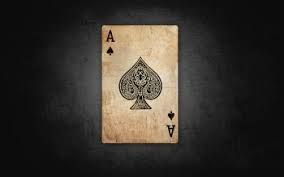
#> input picture Resources/card2.jpeg, 284 x 177 px
$ python '6_Joining-images(Part-2).py'
#> lines starting #> are read from the running program, lines starting #| are printed output that depends on the picture
import cv2
import numpy as np

img = cv2.imread("Resources/card2.jpeg")
#> img is the input picture: shape (177, 284, 3); mean B, G, R 45, 50.9, 55.4
"""
#  In order to perform horizontal and vertical stack we need both images to have same number of kernel i.e they must be both rgb or both must be grey.
imghor=np.hstack((img,img))  # horizontal Stack
imgVer=np.vstack((img,img))  # vertical Stack

"""

# Second Method
def stackImages(scale,imgArray):
    rows = len(imgArray)
    cols = len(imgArray[0])
    rowsAvailable = isinstance(imgArray[0], list)
    width = imgArray[0][0].shape[1]
    height = imgArray[0][0].shape[0]
    if rowsAvailable:
        for x in range ( 0, rows):
            for y in range(0, cols):
                if imgArray[x][y].shape[:2] == imgArray[0][0].shape [:2]:
                    imgArray[x][y] = cv2.resize(imgArray[x][y], (0, 0), None, scale, scale)
                else:
                    imgArray[x][y] = cv2.resize(imgArray[x][y], (imgArray[0][0].shape[1], imgArray[0][0].shape[0]), None, scale, scale)
                if len(imgArray[x][y].shape) == 2: imgArray[x][y]= cv2.cvtColor( imgArray[x][y], cv2.COLOR_GRAY2BGR)
        imageBlank = np.zeros((height, width, 3), np.uint8)
        hor = [imageBlank]*rows
        hor_con = [imageBlank]*rows
        for x in range(0, rows):
            hor[x] = np.hstack(imgArray[x])
        ver = np.vstack(hor)
    else:
        for x in range(0, rows):
            if imgArray[x].shape[:2] == imgArray[0].shape[:2]:
                imgArray[x] = cv2.resize(imgArray[x], (0, 0), None, scale, scale)
            else:
                imgArray[x] = cv2.resize(imgArray[x], (imgArray[0].shape[1], imgArray[0].shape[0]), None,scale, scale)
            if len(imgArray[x].shape) == 2: imgArray[x] = cv2.cvtColor(imgArray[x], cv2.COLOR_GRAY2BGR)
        hor= np.hstack(imgArray)
        ver = hor
    return ver


imgGray = cv2.cvtColor(img,cv2.COLOR_BGR2GRAY)
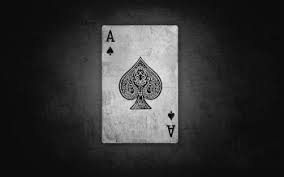
#> imgGray: shape (177, 284); min 1, max 239, mean 51.6

imgStack = stackImages(0.5,([img,imgGray,img],[img,img,img]))
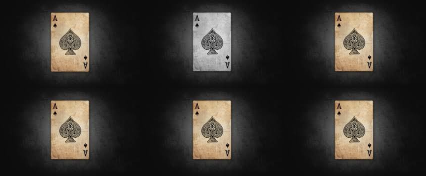
#> imgStack: shape (176, 426, 3); mean B, G, R 46, 50.9, 54.7
cv2.imshow("ImageStack",imgStack)

# cv2.imshow("Horizontal",imghor)
# cv2.imshow("Vertical",imgVer)

cv2.waitKey(0)

$ run again, with Resources/adaptiveml.png saved as Resources/card2.jpeg
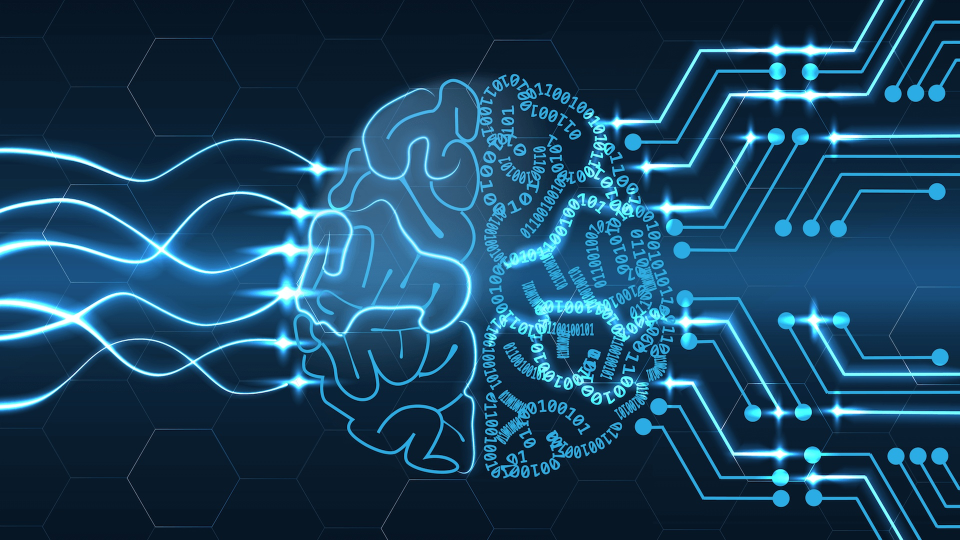
#> input picture Resources/adaptiveml.png, 1920 x 1080 px (shown at 1/2 size)
#> img is the input picture: shape (1080, 1920, 3); mean B, G, R 94.6, 66.7, 25.5
#> `imgGray = cv2.cvtColor(img,cv2.COLOR_BGR2GRAY)`:
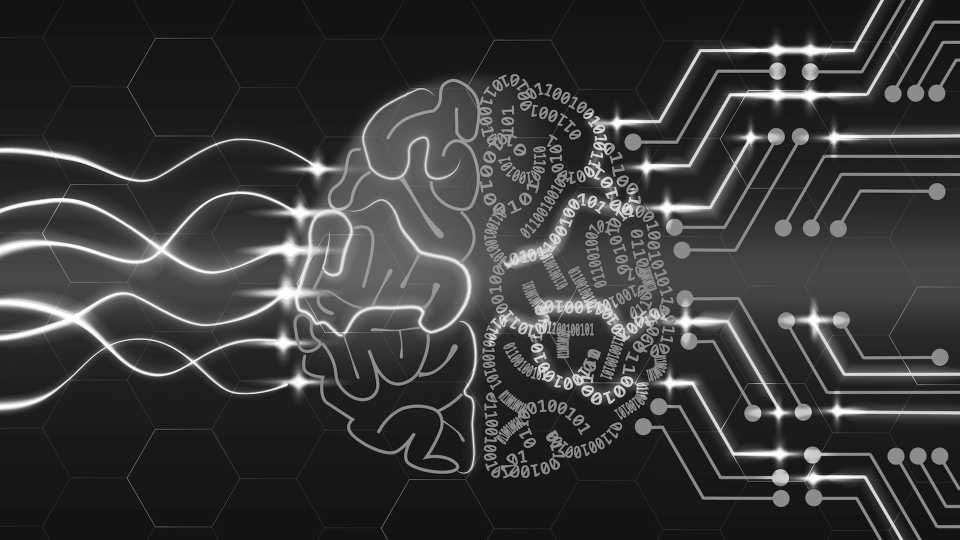
#> imgGray: shape (1080, 1920) (shown at 1/2 size); min 2, max 255, mean 57.6
#> `imgStack = stackImages(0.5,([img,imgGray,img],[img,img,img]))`:
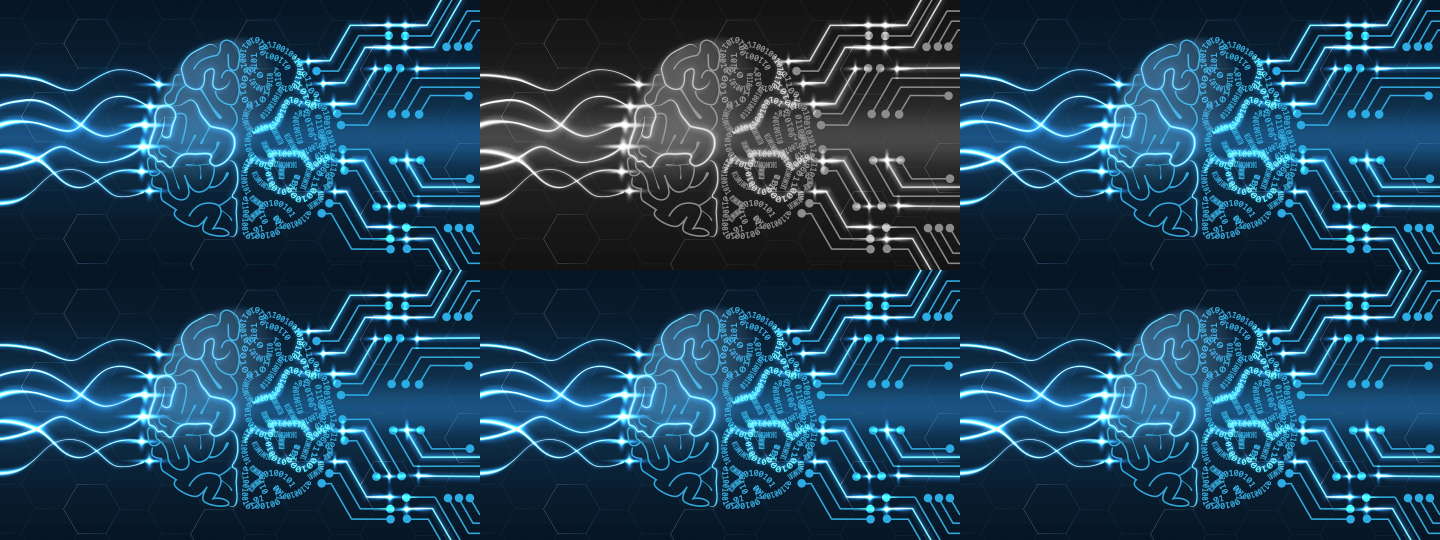
#> imgStack: shape (1080, 2880, 3) (shown at 1/2 size); mean B, G, R 88.6, 65.3, 30.9
